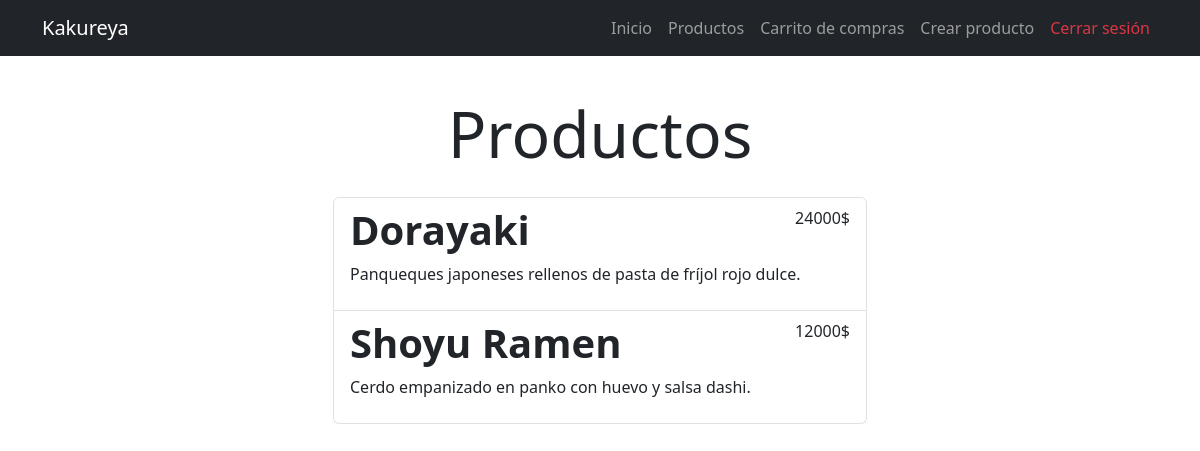
The app's page /products_added/ (signed in) with its own data.
### kakureya/models.py (models this page shows, shortened)
class Product(models.Model):
    CATEGORY_CHOICES = [
        ("sushi", "Sushi"),
        ("ramen", "Ramen"),
        ("yakitori", "Yakitori "),
        ("donburi", "Donburi"),
        ("postres", "Postres"),
    ]
    name = models.CharField(max_length=100)
    description = models.TextField()
    price = models.DecimalField(max_digits=5, decimal_places=0)
    stock = models.IntegerField(default=0)
    image = models.ImageField(upload_to='products', null=True, blank=True)
    created_at = models.DateTimeField(auto_now_add=True)
    updated_at = models.DateTimeField(auto_now=True)
    added = models.DateTimeField(null=True, blank=True)
    user = models.ForeignKey(User, on_delete=models.SET_NULL, null=True)
    category = models.CharField(
        max_length=50, choices=CATEGORY_CHOICES, default="Sin categoría"
    )

### kakureya/views.py (the view)
# urls.py: path('products_added/', views.products_added, name='products_added'),
@login_required
def products_added(request):
    products = Product.objects.filter(
        added__isnull=False).order_by('-added')
    return render(request, 'products.html', {
        'products': products
    })

### kakureya/templates/products.html
{% extends 'base.html' %}
{% block content %}
<main class="container">
    <div class="row">
        <div class="col-md-6 offset-md-3">
            <h1 class="text-center display-3 py-3">Productos</h1>
            <ul class="list-group">
                {% for product in products %}
                <a class="list-group-item" href="{% url 'product_detail' product.id %}">
                    <header class="d-flex justify-content-between">
                        <h1 class="fw-bold">{{product.name}}</h1>
                        <p>{{product.price}}$</p>
                    </header>
                    <p>{{product.description}}</p>
                </a>
                {% endfor %}
            </ul>
        </div>
    </div>
</main>
{% endblock %}

### records on screen
Product: name "Dorayaki", price "24000", description "Panqueques japoneses rellenos de pasta de fríjol rojo dulce."
Product: name "Shoyu Ramen", price "12000", description "Cerdo empanizado en panko con huevo y salsa dashi."
